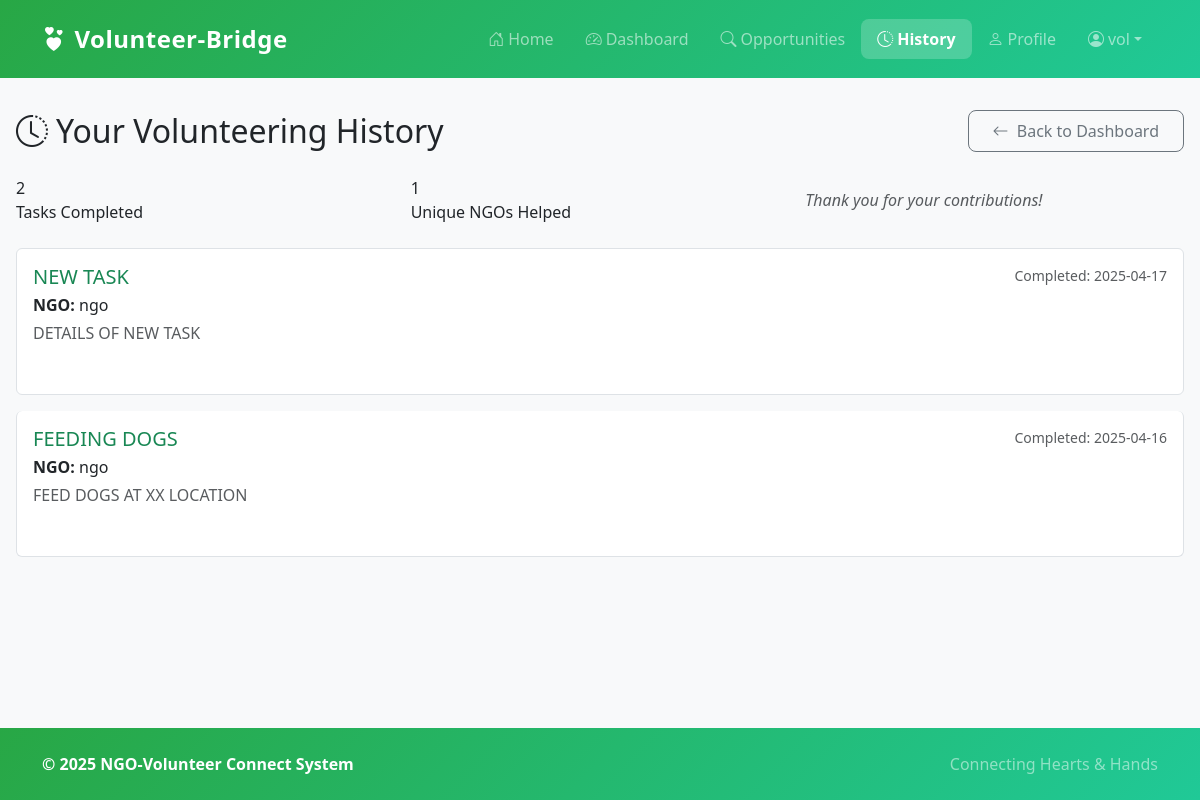
/volunteer/history (signed in), run on the app's committed database.
### tables this page shows
CREATE TABLE volunteering_history (
        id INTEGER PRIMARY KEY AUTOINCREMENT,
        volunteer_id INTEGER NOT NULL,
        ngo_id INTEGER NOT NULL,
        task_id INTEGER NOT NULL,
        completion_date TEXT NOT NULL,
        FOREIGN KEY (volunteer_id) REFERENCES volunteers(id),
        FOREIGN KEY (ngo_id) REFERENCES ngos(id),
        FOREIGN KEY (task_id) REFERENCES tasks(id)
    );

CREATE TABLE tasks (
        id INTEGER PRIMARY KEY AUTOINCREMENT,
        ngo_id INTEGER NOT NULL,
        volunteer_id INTEGER,
        title TEXT NOT NULL,
        description TEXT NOT NULL,
        status TEXT NOT NULL DEFAULT 'Pending',
        FOREIGN KEY (ngo_id) REFERENCES ngos(id),
        FOREIGN KEY (volunteer_id) REFERENCES volunteers(id)
    );

CREATE TABLE ngos (
        id INTEGER PRIMARY KEY AUTOINCREMENT,
        name TEXT NOT NULL,
        email TEXT NOT NULL UNIQUE,
        password TEXT NOT NULL,
        description TEXT,
        mission TEXT,
        contact TEXT
    );

### app.py (the view)
@app.route('/volunteer/history')
@login_required
def volunteer_history():
    if session.get('user_type') != 'volunteer':
        flash('Access denied.', 'danger')
        return redirect(url_for('home'))
    volunteer_id = session.get('user_id')
    conn = sqlite3.connect('database/ngo_volunteer.db')
    conn.row_factory = sqlite3.Row
    cursor = conn.cursor()
    cursor.execute('''
    SELECT t.*, n.name as ngo_name, vh.completion_date
    FROM tasks t
    JOIN ngos n ON t.ngo_id = n.id
    JOIN volunteering_history vh ON t.id = vh.task_id
    WHERE t.volunteer_id = ? AND t.status = 'Completed' AND vh.volunteer_id = ?
    ORDER BY vh.completion_date DESC, t.id DESC
    ''', (volunteer_id, volunteer_id)) # Added join and WHERE clause for vh.volunteer_id
    history = cursor.fetchall()
    completed_count = len(history)
    ngos_helped = set(task['ngo_name'] for task in history)
    ngos_helped_count = len(ngos_helped)
    conn.close()
    return render_template('volunteer_history.html',
                           history=history,
                           completed_count=completed_count,
                           ngos_helped_count=ngos_helped_count)

### app.py (called while the page is built)
@app.context_processor
def inject_now():
    return {'now': datetime.datetime.utcnow()}

def login_required(f):
    @wraps(f)
    def decorated_function(*args, **kwargs):
        if 'user_id' not in session:
            flash('Please log in to access this page.', 'warning')
            return redirect(url_for('login'))
        return f(*args, **kwargs)
    return decorated_function

### templates/volunteer_history.html (shortened to what this page needs)
{% extends 'base.html' %}
{% block content %}
<div class="d-flex justify-content-between align-items-center mb-4 flex-wrap gap-2">
     <h2 class="mb-0"><i class="bi bi-clock-history me-2"></i>Your Volunteering History</h2>
     <a href="{{ url_for('volunteer_dashboard') }}" class="btn btn-outline-secondary"><i class="bi bi-arrow-left me-1"></i> Back to Dashboard</a>
</div>
{% if history %}
    <div class="stats-container mb-4">
        <div class="row g-3 align-items-center">
            <div class="col-md-6 col-lg-4">
                 <div class="stat-box">
                    <div class="stat-number">{{ completed_count }}</div>
                    <div class="stat-label">Tasks Completed</div>
                </div>
            </div>
             <div class="col-md-6 col-lg-4">
                 <div class="stat-box">
                    <div class="stat-number">{{ ngos_helped_count }}</div>
                    <div class="stat-label">Unique NGOs Helped</div>
                </div>
            </div>
            <div class="col-lg-4 text-center text-lg-start pt-3 pt-lg-0">
                 <p class="text-muted fst-italic mb-0">Thank you for your contributions!</p>
             </div>
         </div>
     </div>
    <div class="list-group">
        {% for task in history %}
            <div class="list-group-item list-group-item-action flex-column align-items-start mb-3 history-card p-3 rounded">
                <div class="d-flex w-100 justify-content-between">
                    <h5 class="mb-1 text-success">{{ task.title }}</h5>
                    <small class="text-muted">Completed: {{ task.completion_date.split(' ')[0] }}</small>
                </div>
                <p class="mb-1"><strong>NGO:</strong> {{ task.ngo_name }}</p>
                <p class="mb-1 text-muted">{{ task.description }}</p>
                 <span class="badge bg-completed mt-2"><i class="bi bi-check-circle-fill me-1"></i>Completed</span>
            </div>
        {% endfor %}
    </div>
{% endif %}
{% endblock %}

### templates/base.html (style rules this page uses)
:root { --primary-color: #28a745; --primary-dark: #1e7e34; --primary-light: #d4edda; --secondary-color: #6c757d; --accent-color: #20c997; --background-light: #f8f9fa; --text-dark: #212529; --text-light: #6c757d; }
body { min-height: 100vh; display: flex; flex-direction: column; background: var(--background-light); font-family: 'Segoe UI', system-ui, -apple-system, sans-serif; }
.btn { border-radius: 8px; padding: 0.5rem 1.5rem; font-weight: 500; transition: all 0.3s ease; }

### data on the page
volunteering_history: title "NEW TASK", completion_date "2025-04-17", ngo_name "ngo", description "DETAILS OF NEW TASK"
volunteering_history: title "FEEDING DOGS", completion_date "2025-04-16", ngo_name "ngo", description "FEED DOGS AT XX LOCATION"

### other printed values
{{ session.user_name }} "vol"
{{ completed_count }} "2"
{{ ngos_helped_count }} "1"
